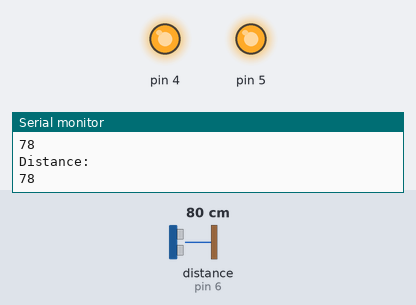
Bench run of a sketch on a simulated Arduino Uno, built with avr-gcc and run on an emulated ATmega328P. On the bench: output pins drawn as LEDs (lit = HIGH), the last lines printed to the serial monitor. Wiring (inferred from the names in the program): ultrasonic range finder: trigger pin 7; echo pin 6. Inputs (shaded band) come from the test bench; at power-on: distance to the obstacle (sensor on pin 6) 80 cm. The echo pulse lasts 58.3 µs per cm; pins used as bus, display or sensor lines are not drawn.

Above: at 3.8 s.
3.9 s: distance to the obstacle (sensor on pin 6) set to 199 cm
7.8 s: distance to the obstacle (sensor on pin 6) set to 206 cm
At 9.4 s:
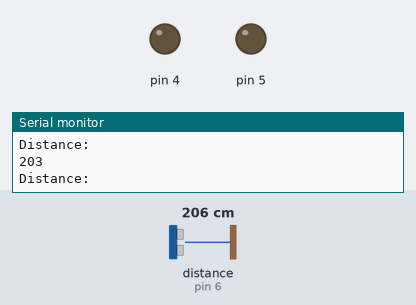
11.7 s: distance to the obstacle (sensor on pin 6) set to 2 cm
At 12.2 s:
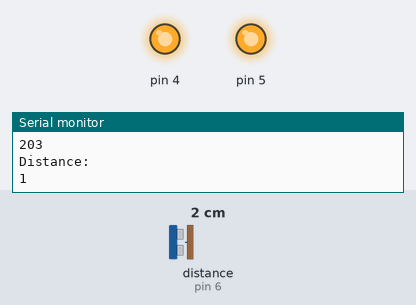
15.6 s: distance to the obstacle (sensor on pin 6) set to 250 cm
At 18.6 s:
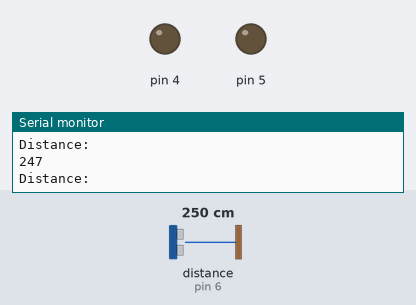
Timing chart, 0 to 20.1 s (numbered marks = the images above; inputs shaded):
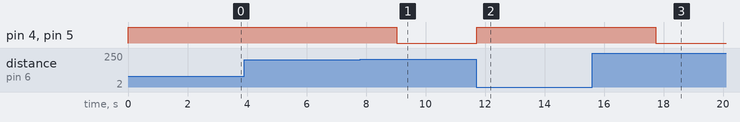

The sketch:

alarma-sensor.ino
```cpp
const int trigPin = 7;
const int echoPin = 6;
long duration;
int distanceCm, distanceInch;
void setup()
{
Serial.begin(9600);
pinMode(trigPin, OUTPUT);
pinMode(echoPin, INPUT);
pinMode(4,OUTPUT);
pinMode(5,OUTPUT);
}
void loop() {
digitalWrite(trigPin, LOW);
delayMicroseconds(2);
digitalWrite(trigPin, HIGH);
delayMicroseconds(10);
digitalWrite(trigPin, LOW);
duration = pulseIn(echoPin, HIGH);
distanceCm= duration*0.034/2;
distanceInch = duration*0.0133/2;
Serial.println("Distance: ");
Serial.println(distanceCm);

if(distanceCm < 200)
{
  digitalWrite(4,HIGH);
  digitalWrite(5,HIGH);
  delay(3000);
}
else
{
  digitalWrite(4,LOW);
  digitalWrite(5,LOW);
}
}
```

Measured:
- the behaviour switches between 202 and 203 cm on distance to the obstacle (sensor on pin 6) (found by bisection; images 0 and 1)
- after the input at 7.8 s, pin 4, pin 5: HIGH → LOW after 1.2 s
- after the input at 11.7 s, pin 4, pin 5: LOW → HIGH at once
- after the input at 15.6 s, pin 4, pin 5: HIGH → LOW after 2.1 s
